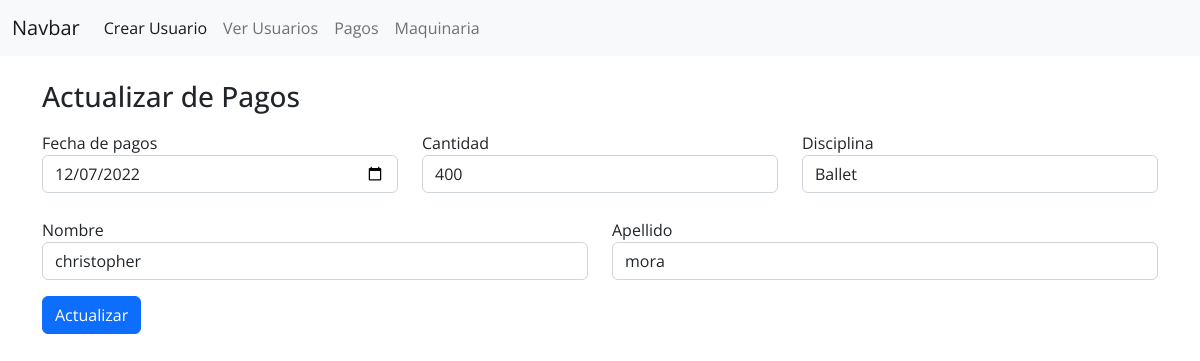
Screenshot of /php/recepcionista/RegistrarPagos/actualizar.php?id=83 with the database file from the repository.
### tables this page shows
CREATE TABLE `pagos` (
  `IDpago` int(11) NOT NULL,
  `Fecha_pago` text NOT NULL,
  `Cantidad` int(50) NOT NULL,
  `ID_registro` int(50) NOT NULL,
  `Nombres` text NOT NULL,
  `Apellidos` text NOT NULL,
  `Disciplina` text NOT NULL
);

### php/recepcionista/RegistrarPagos/actualizar.php (the view, shortened to what this page needs)
<?php
include 'configB.php';
?>
<?php
$id=$_GET['id'];
$sql="SELECT * FROM pagos WHERE IDpago='$id'";
$query=mysqli_query($con,$sql);
$row=mysqli_fetch_array($query);
?>
<!DOCTYPE html>
<html lang="en">
<head>
  <link rel="stylesheet" href="../../css/bootstrap/css/bootstrap.min.css">
  <link rel="stylesheet" href="../../css/style.css">
</head>
<body>
  <nav class="navbar navbar-expand-lg bg-light">
    <div class="container-fluid">
      <a class="navbar-brand" href="../admin.php">Navbar</a>
      <div class="collapse navbar-collapse" id="navbarNavAltMarkup">
        <div class="navbar-nav">
          <a class="nav-link active" aria-current="page" href="../RegistroUsuarios/Registrar.php">Crear Usuario</a>
          <a class="nav-link" href="../verUsuarios/verUsuarios.php">Ver Usuarios</a>
          <a class="nav-link" href="../RegistrarPagos/FormularioPagos.php">Pagos</a>
          <a class="nav-link" href="../RegistrarMaquinas/FormularioMaquinaria.php">Maquinaria </a>
        </div>
      </div>
    </div>
  </nav>
  <body>
    <div class="container">
          <br>
          <h3>Actualizar de Pagos</h3>
          <form action="update.php" method="POST">
          <div class="row">
              <div class="col-4 espacio">
                    <label for="exampleInputEmail1">Fecha de pagos </label>
                    <input type="date" class="form-control mb-3" name="Fecha_pago" placeholder="Fecha de pago" value="<?php echo $row['Fecha_pago']  ?>">
              </div>
              <div class="col-4 espacio">
                    <label for="exampleInputEmail1">Cantidad </label>
                    <input type="text" class="form-control mb-3" name="Cantidad" placeholder="cantidad" value="<?php echo $row['Cantidad']  ?>">
              </div>
              <div class="col-4 espacio">
              <label for="exampleInputEmail1">Disciplina </label>
                    <input type="text" class="form-control mb-3" name="Disciplina" placeholder="Disciplina" value="<?php echo $row['Disciplina']  ?>">
              </div>
              <div class="col-6 espacio">
                  <label for="exampleInputEmail1">Nombre </label>
                  <input type="text" class="form-control mb-3" name="Nombres" placeholder="Nombre" value="<?php echo $row['Nombres']  ?>">
              </div>
              <div class="col-6 espacio">
              <label for="exampleInputEmail1">Apellido </label>
                    <input type="text" class="form-control mb-3" name="Apellidos" placeholder="Apellido" value="<?php echo $row['Apellidos']  ?>">
              </div>
          </div>
                  <input type="submit" class="btn btn-primary btn-block" value="Actualizar">
        </form>
        </div>
  </body>
</html>

### css/style.css (style rules this page uses)
* { margin: 0; padding: 0; box-sizing: border-box; font-family: 'Open Sans', sans-serif; }
.espacio { margin-top: 0.8%; }

### rows the page displays
pagos: Fecha_pago "12/07/2022", Cantidad "400", Disciplina "Ballet", Nombres "christopher", Apellidos "mora"
